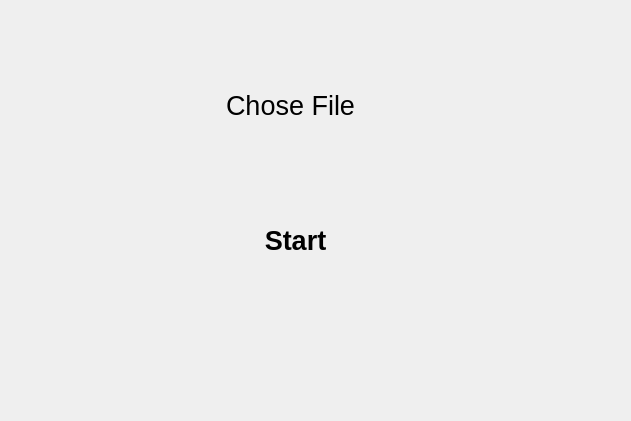
<?xml version="1.0" encoding="UTF-8"?>
<ui version="4.0">
 <class>scanini</class>
 <widget class="QWidget" name="scanini">
  <property name="geometry">
   <rect>
    <x>0</x>
    <y>0</y>
    <width>631</width>
    <height>421</height>
   </rect>
  </property>
  <property name="windowTitle">
   <string>Form</string>
  </property>
  <property name="styleSheet">
   <string notr="true">border: 0px solid white;</string>
  </property>
  <widget class="QWidget" name="widget" native="true">
   <property name="geometry">
    <rect>
     <x>0</x>
     <y>0</y>
     <width>631</width>
     <height>421</height>
    </rect>
   </property>
   <widget class="QPushButton" name="pushButton">
    <property name="geometry">
     <rect>
      <x>210</x>
      <y>70</y>
      <width>161</width>
      <height>71</height>
     </rect>
    </property>
    <property name="font">
     <font>
      <pointsize>20</pointsize>
     </font>
    </property>
    <property name="text">
     <string>Chose File</string>
    </property>
    <property name="flat">
     <bool>true</bool>
    </property>
   </widget>
   <widget class="QPushButton" name="pushButton_2">
    <property name="geometry">
     <rect>
      <x>250</x>
      <y>220</y>
      <width>91</width>
      <height>41</height>
     </rect>
    </property>
    <property name="font">
     <font>
      <pointsize>20</pointsize>
      <weight>75</weight>
      <bold>true</bold>
     </font>
    </property>
    <property name="text">
     <string>Start</string>
    </property>
   </widget>
  </widget>
 </widget>
 <resources/>
 <connections/>
</ui>
